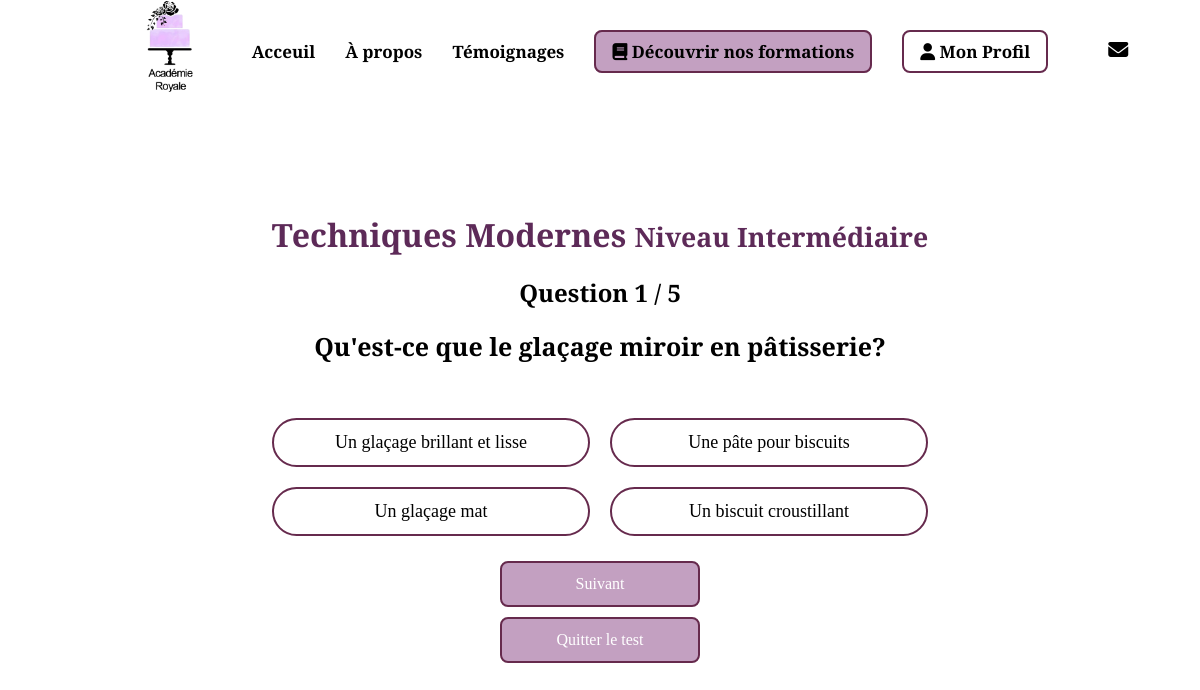
/test.php?formation_id=5, run on the app's committed database.
### tables this page shows
CREATE TABLE formation (
    formation_id INT AUTO_INCREMENT PRIMARY KEY,
    titre VARCHAR(255) NOT NULL,
    description TEXT,
    niveau VARCHAR(50)
);

CREATE TABLE question (
    question_id INT AUTO_INCREMENT PRIMARY KEY,
    formation_id INT,
    question_texte TEXT NOT NULL,
    FOREIGN KEY (formation_id) REFERENCES formation(formation_id) ON DELETE CASCADE
);

CREATE TABLE choix (
    choix_id INT AUTO_INCREMENT PRIMARY KEY,
    question_id INT,
    choix_texte VARCHAR(255) NOT NULL,
    est_correct BOOLEAN DEFAULT FALSE,
    FOREIGN KEY (question_id) REFERENCES question(question_id) ON DELETE CASCADE
);

### test.php (the view, shortened to what this page needs)
<?php
require_once 'config/db.php';
if (isset($_GET['formation_id']) && is_numeric($_GET['formation_id'])) {
  $formation_id = (int)$_GET['formation_id'];
} else {
  die("Formation non spécifiée ou invalide.");
}
$sql_formation = "SELECT titre, niveau FROM formation WHERE formation_id = ?";
$stmt_formation = $pdo->prepare($sql_formation);
$stmt_formation->execute([$formation_id]);
$formation = $stmt_formation->fetch(PDO::FETCH_ASSOC);
$sql = "SELECT question_id, question_texte FROM question WHERE formation_id = ?";
$stmt = $pdo->prepare($sql);
$stmt->execute([$formation_id]);
$questions = $stmt->fetchAll(PDO::FETCH_ASSOC);
$total = count($questions);
$page = isset($_GET['page']) && is_numeric($_GET['page']) ? (int)$_GET['page'] : 1;
$current_question = $questions[$page - 1];
$question_id = $current_question['question_id'];
$sql = "SELECT choix_id, choix_texte FROM choix WHERE question_id = ?";
$stmt = $pdo->prepare($sql);
$stmt->execute([$question_id]);
$choix = $stmt->fetchAll(PDO::FETCH_ASSOC);
?>
<!DOCTYPE html>
<html lang="fr">
<head>
<link rel="stylesheet" href="assets/css/style10.css">
<link rel="stylesheet" href="assets/css/style.css">
</head>
<body>
<div class="container">
<?php include("includes/header.php"); ?>
<h1><?= htmlspecialchars($formation['titre']) ?> <small>Niveau <?= htmlspecialchars($formation['niveau']) ?></small></h1>
<h2>Question <?= $page ?> / <?= $total ?></h2>
<p><strong><?= htmlspecialchars($current_question['question_texte']) ?></strong></p>
<form method="post">
  <div class="labels">
  <?php foreach ($choix as $c): ?>
    <label for="choix<?= $c['choix_id'] ?>"><?= htmlspecialchars($c['choix_texte']) ?></label>
  <?php endforeach; ?>
  </div>
<button type="submit"><?= $page == $total ? 'Valider mes réponses' : 'Suivant' ?></button>
</form>
<button id="btnQuit">Quitter le test</button>
</div>
</body>
</html>

### assets/css/style10.css (style rules this page uses)
* { margin: 0; padding: 0; box-sizing: border-box; }
body { min-height: 100vh; display: flex; justify-content: center; align-items: center; padding: 20px; background: white; font-family: sans-serif; }
h2 { text-align: center; margin-top: -20px; }
p { margin-top: 20px; font-size: 25px; width: 100%; white-space: nowrap; overflow-x: auto; text-align: center; }
.container { padding: 30px; border-radius: 10px; margin-top: 55px; max-width: 1500px; }
label { display: block; border: 2px solid #662A4D; padding: 12px; margin-bottom: 8px; border-radius: 30px; cursor: pointer; background: white; transition: background-color 0.3s, border-color 0.3s; text-align: center; width: 100%; max-width: 600px; margin: 5px auto; font-size: 18px; word-wrap: break-word; }
.labels { margin-top: 50px; display: grid; grid-template-columns: repeat(2, 1fr); gap: 10px 20px; width: 100%; margin: 50px auto 0 auto; }
button { text-decoration: none; border-radius: 8px; font-size: 16px; font-family: 'Roboto Serif', serif; transition: background-color 0.3s ease; width: 200px; background-color: #C3A0C1; border: #662A4D solid 2px; color: white; padding: 12px 24px; text-align: center; cursor: pointer; display: block; margin: 20px auto; }
#btnQuit { text-decoration: none; border-radius: 8px; font-size: 16px; font-family: 'Roboto Serif', serif; transition: background-color 0.3s ease; width: 200px; background-color: #C3A0C1; border: #662A4D solid 2px; color: white; padding: 12px 24px; text-align: center; cursor: pointer; display: block; margin-top: -10px; }

### assets/css/style.css (style rules this page uses)
* { padding: 0; margin: 0; box-sizing: border-box; }
html { scroll-behavior: smooth; }
body { font-family: 'Roboto Serif', serif; color: black; }
h1 { color: #5d2a58; margin: 40px 0; text-align: center; }

### data on the page
formation: titre "Techniques Modernes", niveau "Intermédiaire"
question: question_texte "Qu'est-ce que le glaçage miroir en pâtisserie?"
choix: choix_texte "Un glaçage brillant et lisse"
choix: choix_texte "Une pâte pour biscuits"
choix: choix_texte "Un glaçage mat"
choix: choix_texte "Un biscuit croustillant"

### other printed values
$page "1"
$total "5"
